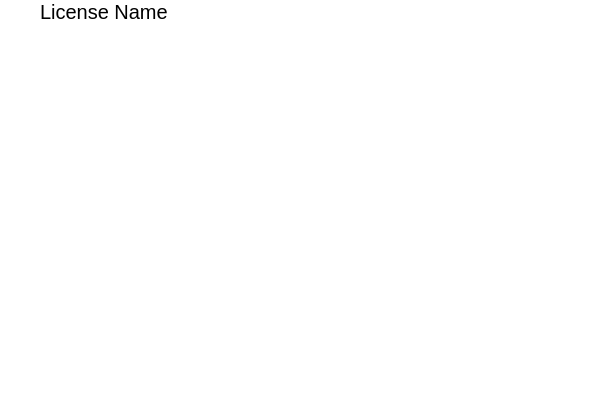
<?xml version="1.0" encoding="UTF-8"?>
<ui version="4.0">
 <class>LicenseWidget</class>
 <widget class="QWidget" name="LicenseWidget">
  <property name="geometry">
   <rect>
    <x>0</x>
    <y>0</y>
    <width>609</width>
    <height>419</height>
   </rect>
  </property>
  <property name="palette">
   <palette>
    <active>
     <colorrole role="WindowText">
      <brush brushstyle="SolidPattern">
       <color alpha="255">
        <red>0</red>
        <green>0</green>
        <blue>0</blue>
       </color>
      </brush>
     </colorrole>
     <colorrole role="Button">
      <brush brushstyle="SolidPattern">
       <color alpha="255">
        <red>255</red>
        <green>255</green>
        <blue>255</blue>
       </color>
      </brush>
     </colorrole>
     <colorrole role="Text">
      <brush brushstyle="SolidPattern">
       <color alpha="255">
        <red>0</red>
        <green>0</green>
        <blue>0</blue>
       </color>
      </brush>
     </colorrole>
     <colorrole role="Base">
      <brush brushstyle="SolidPattern">
       <color alpha="255">
        <red>255</red>
        <green>255</green>
        <blue>255</blue>
       </color>
      </brush>
     </colorrole>
     <colorrole role="Window">
      <brush brushstyle="SolidPattern">
       <color alpha="255">
        <red>255</red>
        <green>255</green>
        <blue>255</blue>
       </color>
      </brush>
     </colorrole>
    </active>
    <inactive>
     <colorrole role="WindowText">
      <brush brushstyle="SolidPattern">
       <color alpha="255">
        <red>0</red>
        <green>0</green>
        <blue>0</blue>
       </color>
      </brush>
     </colorrole>
     <colorrole role="Button">
      <brush brushstyle="SolidPattern">
       <color alpha="255">
        <red>255</red>
        <green>255</green>
        <blue>255</blue>
       </color>
      </brush>
     </colorrole>
     <colorrole role="Text">
      <brush brushstyle="SolidPattern">
       <color alpha="255">
        <red>0</red>
        <green>0</green>
        <blue>0</blue>
       </color>
      </brush>
     </colorrole>
     <colorrole role="Base">
      <brush brushstyle="SolidPattern">
       <color alpha="255">
        <red>255</red>
        <green>255</green>
        <blue>255</blue>
       </color>
      </brush>
     </colorrole>
     <colorrole role="Window">
      <brush brushstyle="SolidPattern">
       <color alpha="255">
        <red>255</red>
        <green>255</green>
        <blue>255</blue>
       </color>
      </brush>
     </colorrole>
    </inactive>
    <disabled>
     <colorrole role="WindowText">
      <brush brushstyle="SolidPattern">
       <color alpha="127">
        <red>255</red>
        <green>255</green>
        <blue>255</blue>
       </color>
      </brush>
     </colorrole>
     <colorrole role="Button">
      <brush brushstyle="SolidPattern">
       <color alpha="255">
        <red>255</red>
        <green>255</green>
        <blue>255</blue>
       </color>
      </brush>
     </colorrole>
     <colorrole role="Text">
      <brush brushstyle="SolidPattern">
       <color alpha="127">
        <red>255</red>
        <green>255</green>
        <blue>255</blue>
       </color>
      </brush>
     </colorrole>
     <colorrole role="Base">
      <brush brushstyle="SolidPattern">
       <color alpha="255">
        <red>255</red>
        <green>255</green>
        <blue>255</blue>
       </color>
      </brush>
     </colorrole>
     <colorrole role="Window">
      <brush brushstyle="SolidPattern">
       <color alpha="255">
        <red>255</red>
        <green>255</green>
        <blue>255</blue>
       </color>
      </brush>
     </colorrole>
    </disabled>
   </palette>
  </property>
  <property name="windowTitle">
   <string notr="true">Form</string>
  </property>
  <property name="autoFillBackground">
   <bool>true</bool>
  </property>
  <layout class="QVBoxLayout" name="verticalLayout">
   <property name="spacing">
    <number>0</number>
   </property>
   <property name="leftMargin">
    <number>0</number>
   </property>
   <property name="topMargin">
    <number>0</number>
   </property>
   <property name="rightMargin">
    <number>0</number>
   </property>
   <property name="bottomMargin">
    <number>0</number>
   </property>
   <item>
    <layout class="QHBoxLayout" name="horizontalLayout">
     <property name="spacing">
      <number>0</number>
     </property>
     <item>
      <widget class="QPushButton" name="backButton">
       <property name="sizePolicy">
        <sizepolicy hsizetype="Minimum" vsizetype="Preferred">
         <horstretch>0</horstretch>
         <verstretch>0</verstretch>
        </sizepolicy>
       </property>
       <property name="text">
        <string/>
       </property>
       <property name="icon">
        <iconset resource="resources.qrc">
         <normaloff>:/icons/go-previous.svg</normaloff>:/icons/go-previous.svg</iconset>
       </property>
       <property name="flat">
        <bool>true</bool>
       </property>
      </widget>
     </item>
     <item>
      <widget class="QLabel" name="titleWidget">
       <property name="sizePolicy">
        <sizepolicy hsizetype="Expanding" vsizetype="Preferred">
         <horstretch>0</horstretch>
         <verstretch>0</verstretch>
        </sizepolicy>
       </property>
       <property name="font">
        <font>
         <pointsize>15</pointsize>
        </font>
       </property>
       <property name="text">
        <string notr="true">License Name</string>
       </property>
       <property name="margin">
        <number>9</number>
       </property>
      </widget>
     </item>
    </layout>
   </item>
   <item>
    <widget class="QTextBrowser" name="license">
     <property name="frameShape">
      <enum>QFrame::NoFrame</enum>
     </property>
     <property name="openLinks">
      <bool>false</bool>
     </property>
    </widget>
   </item>
  </layout>
 </widget>
 <resources>
  <include location="resources.qrc"/>
 </resources>
 <connections/>
</ui>
